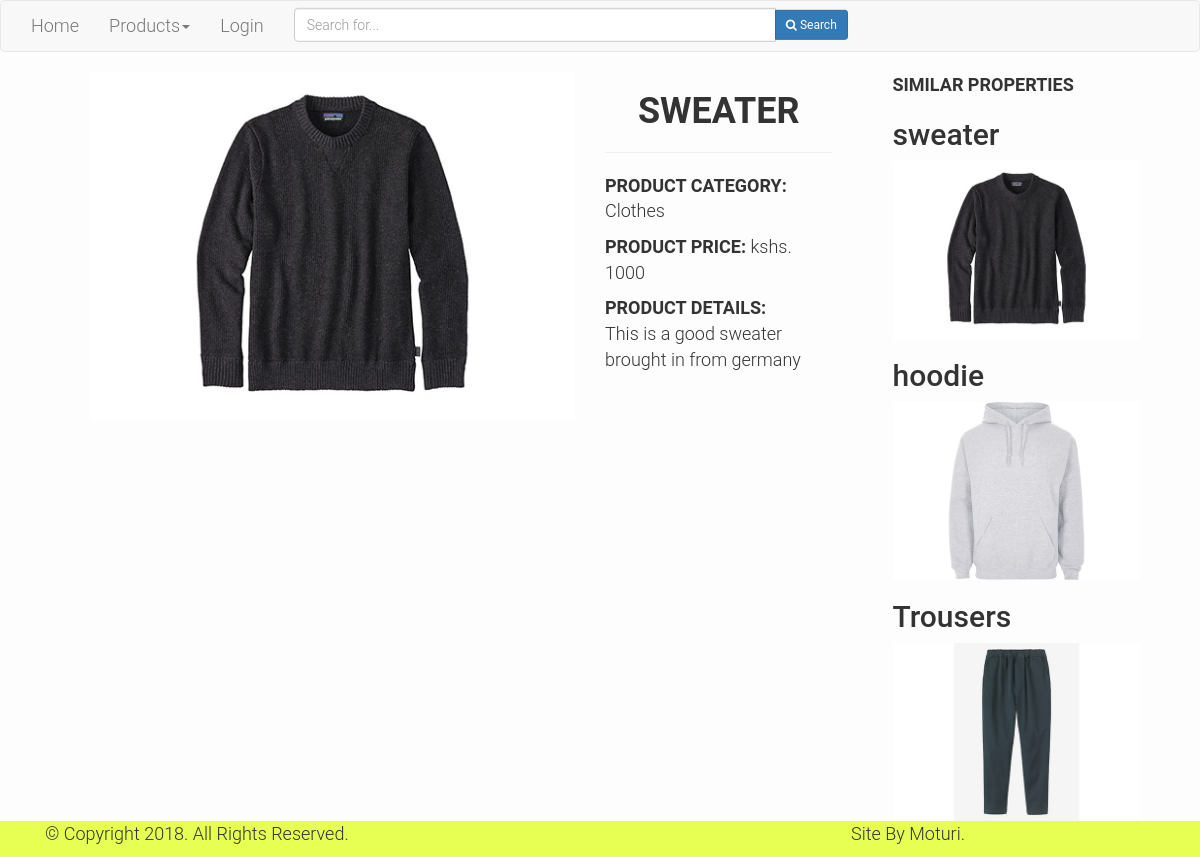
Page /product.php?product_name=sweater on the committed database.
### tables this page shows
CREATE TABLE `products` (
  `product_id` int(11) NOT NULL,
  `product_category` varchar(50) NOT NULL,
  `product_name` varchar(50) NOT NULL,
  `product_price` varchar(30) NOT NULL,
  `product_description` text NOT NULL,
  `image` varchar(50) NOT NULL,
  `product_status` int(11) NOT NULL,
  `products_available` int(11) NOT NULL,
  `date_modified` timestamp NOT NULL DEFAULT CURRENT_TIMESTAMP
);

### include/config.php (called while the page is built, shortened)
<?php
$page_link=(isset($_SERVER['HTTPS']) ? "https" : "http") . "://$_SERVER[HTTP_HOST]/product-sale-task/";
?>

### product.php (the view, shortened to what this page needs)
<?php require_once('include/header.php');?>
<div class="container">
<div class="col-sm-12 col-md-12 col-lg-12">
<div class="col-sm-7 col-md-9 col-lg-9">
<?php
if(isset($_GET['product_name']))
{
$product_name = $_GET['product_name'];
$retval = mysqli_query($connection,"SELECT `product_name`, `product_category`, `product_name`, `product_price`, `product_description`, `image`, `product_status`, `products_available`, `date_modified` FROM `products` where product_name='$product_name'");
if($row = mysqli_fetch_array($retval))
{
	$product_category=$row['product_category'];
}
?>
<div class="col-sm-12 col-md-12 col-lg-12">
<div class="col-md-8">
<?php echo "<img src=\"../images/" . $row['image'] . "\" class=\"img-responsive\" alt=\"\" />";?>
</div>
<div class="col-md-4">
<h1 class="text-center" style="text-transform:uppercase;font-weight:bold;"><?php echo $row['product_name']; ?></h1>
<hr>
<p><strong>PRODUCT CATEGORY: </strong><?php echo $row['product_category']; ?></p>
<p><strong>PRODUCT PRICE: </strong> kshs. <?php echo $row['product_price']; ?></p>
<p><strong>PRODUCT DETAILS: </strong><br><?php echo $row['product_description'];?></p>
</div>
</div>
</div>
<div class="col-sm-5 col-md-3 col-lg-3">
<strong>SIMILAR PROPERTIES</strong>
<?php
$retvala = mysqli_query($connection,"select * from products where product_category='$product_category' LIMIT 3");
while($rows = mysqli_fetch_array($retvala))
{
echo "<h2>".$rows['product_name']."</h2>";
echo '<a href="'.$page_link.'product/'.$rows['product_name'].'.html">';
echo "<img src=\"../images/" . $rows['image'] . "\" class=\"img-responsive\" alt=\"\" /></a>";
}?>
</div>
</div>
</div>
<?php
}
require_once('include/footer.php');
?>
</html>

### assets/css/style.css (style rules this page uses)
body, html { width:100% !important; overflow-x:hidden !important; font-family: 'Roboto', sans-serif !important; font-size: 18px !important; font-weight:300; background-color:#fdfdfd; }
html { overflow-y:scroll !important; }

### rows in the picture
products: image (picture), product_name "SWEATER", product_category "Clothes", product_price "1000", product_description "This is a good sweater brought in from germany", product_name "sweater"
products: product_name "hoodie", image (picture)
products: product_name "Trousers", image (picture)
